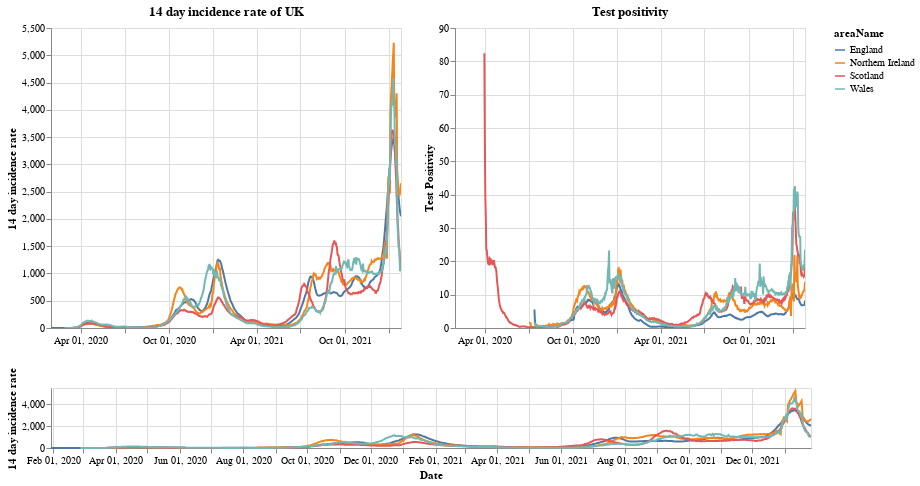

Here is the notebook cell this chart was saved with:
### Markdown cell above
# Plots

First a plot with each country in the UK. The top right shows the positivity rate for (which is the percentage of registered tests which were positive) while the top left is the 14 day incidence rate. The bottom chart can be used to select the timeframe (does not work on a mobile device).

### Code cell
#collapse
brush = alt.selection(type='interval', name='DateBrush',encodings=['x'],fields=['Time'])
leg_selection = alt.selection_multi(fields=['areaName'], bind='legend')

base = alt.Chart(uk_cases).mark_line().encode(
    x=alt.X("yearmonthdate(date):T", axis=alt.Axis(title='Date')),
    y=alt.Y("twoWeeklyCasesRate:Q", axis=alt.Axis(title='14 day incidence rate')),
    tooltip=['areaName', 'date','twoWeeklyCasesRate', 'testPositivity'],
    color='areaName',
    opacity=alt.condition(leg_selection, alt.value(2), alt.value(0.1))
).add_selection(leg_selection).properties(width=350)

upper = base.encode(alt.X('yearmonthdate(date):T', axis=alt.Axis(title=''),
                         scale=alt.Scale(domain=brush))
                   ).properties(title=f'14 day incidence rate of UK')
upper_right = upper.encode(alt.Y('testPositivity:Q', axis=alt.Axis(title='Test Positivity'))).properties(title='Test positivity')
lower = base.properties(height=60, width = 760).add_selection(brush)

(upper | upper_right) & lower

### Figure 1 — Vega-Lite specification as saved in the notebook (floating-point values rounded to 4 significant figures; data arrays with more than 128 entries replaced by an {"elided": "..."} marker saying what was removed)
{"config": {"view": {"continuousWidth": 400, "continuousHeight": 300}}, "vconcat": [{"hconcat": [{"mark": "line", "encoding": {"color": {"type": "nominal", "field": "areaName"}, "opacity": {"condition": {"value": 2, "selection": "selector001"}, "value": 0.1}, "tooltip": [{"type": "nominal", "field": "areaName"}, {"type": "temporal", "field": "date"}, {"type": "quantitative", "field": "twoWeeklyCasesRate"}, {"type": "quantitative", "field": "testPositivity"}], "x": {"type": "temporal", "axis": {"title": ""}, "field": "date", "scale": {"domain": {"selection": "DateBrush"}}, "timeUnit": "yearmonthdate"}, "y": {"type": "quantitative", "axis": {"title": "14 day incidence rate"}, "field": "twoWeeklyCasesRate"}}, "selection": {"selector001": {"type": "multi", "fields": ["areaName"], "bind": "legend"}}, "title": "14 day incidence rate of UK", "width": 350}, {"mark": "line", "encoding": {"color": {"type": "nominal", "field": "areaName"}, "opacity": {"condition": {"value": 2, "selection": "selector001"}, "value": 0.1}, "tooltip": [{"type": "nominal", "field": "areaName"}, {"type": "temporal", "field": "date"}, {"type": "quantitative", "field": "twoWeeklyCasesRate"}, {"type": "quantitative", "field": "testPositivity"}], "x": {"type": "temporal", "axis": {"title": ""}, "field": "date", "scale": {"domain": {"selection": "DateBrush"}}, "timeUnit": "yearmonthdate"}, "y": {"type": "quantitative", "axis": {"title": "Test Positivity"}, "field": "testPositivity"}}, "selection": {"selector001": {"type": "multi", "fields": ["areaName"], "bind": "legend"}}, "title": "Test positivity", "width": 350}]}, {"mark": "line", "encoding": {"color": {"type": "nominal", "field": "areaName"}, "opacity": {"condition": {"value": 2, "selection": "selector001"}, "value": 0.1}, "tooltip": [{"type": "nominal", "field": "areaName"}, {"type": "temporal", "field": "date"}, {"type": "quantitative", "field": "twoWeeklyCasesRate"}, {"type": "quantitative", "field": "testPositivity"}], "x": {"type": "temporal", "axis": {"title": "Date"}, "field": "date", "timeUnit": "yearmonthdate"}, "y": {"type": "quantitative", "axis": {"title": "14 day incidence rate"}, "field": "twoWeeklyCasesRate"}}, "height": 60, "selection": {"selector001": {"type": "multi", "fields": ["areaName"], "bind": "legend"}, "DateBrush": {"type": "interval", "encodings": ["x"], "fields": ["Time"]}}, "width": 760}], "data": {"name": "data-3ad72085c2f528401355c94e3d8b18a0"}, "$schema": "https://vega.github.io/schema/vega-lite/v4.8.1.json", "datasets": {"data-3ad72085c2f528401355c94e3d8b18a0": {"elided": "2820 records"}}}
